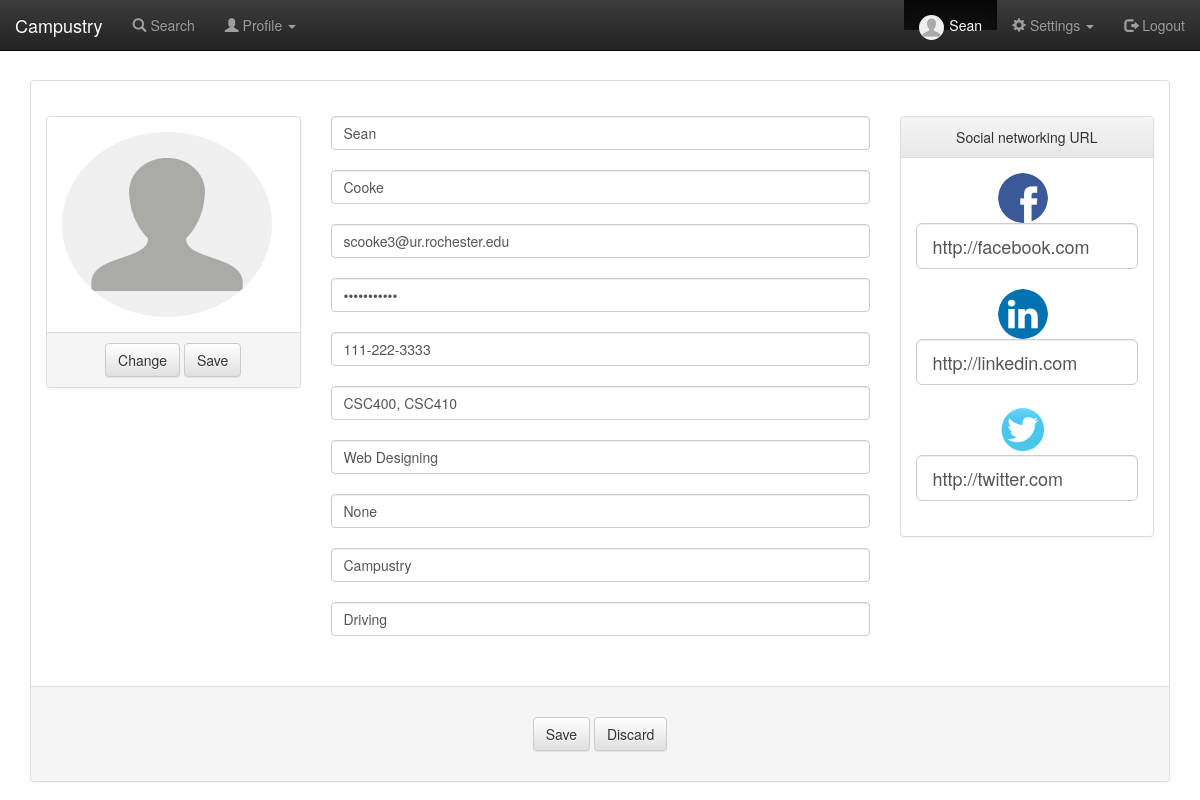
Screenshot of /editProfile.php (signed in) with the database file from the repository.
### tables this page shows
CREATE TABLE UsersProfile
(
	UserID int NOT NULL,
	Dept varchar(100),
	GradLevel varchar(100),
	Image varchar(100),
	Contact varchar(100),
	Course varchar(100),
	Skill varchar(100),
	Project varchar(100),
	Research varchar(100),
	Hobby varchar(100),
	FacebookUrl varchar(100),
	LinkedinUrl varchar(100),
	TwitterUrl varchar(100),
	Active boolean not null default 1,
	FOREIGN KEY (UserID) REFERENCES Users(UserID)
);

CREATE TABLE Users
(
	UserID int NOT NULL AUTO_INCREMENT,
	FirstName varchar(20) NOT NULL,
	LastName varchar(20),
	EMail varchar(255),
	PWD varchar(255),
	PRIMARY KEY (UserID)
);

### editProfile.php (the view, shortened to what this page needs)
<!DOCTYPE html>
<html lang="en">
<head>
	<link rel="stylesheet" href="https://maxcdn.bootstrapcdn.com/bootstrap/3.2.0/css/bootstrap.min.css">
	<link rel="stylesheet" href="https://maxcdn.bootstrapcdn.com/bootstrap/3.2.0/css/bootstrap-theme.min.css">
	<link rel="stylesheet" href="/css/typeahead.css">
</head>
<body background="images/bg7.jpg">
	<?php
	require 'includes/header.php';
	if(isset($_POST['save']))
	{
		require 'db_conn.php';
		if(! get_magic_quotes_gpc() )
		{
			$userid = addslashes ($_POST['userId']);
			$firstName = addslashes ($_POST['FirstName']);
			$lastName = addslashes ($_POST['LastName']);
			$email = addslashes ($_POST['EMail']);
			$password = addslashes ($_POST['PWD']);
			$image = addslashes ($_POST['Image']);
			$contact = addslashes ($_POST['Contact']);
			$course = addslashes ($_POST['Course']);
			$skill = addslashes ($_POST['Skill']);
			$research = addslashes ($_POST['Research']);
			$project = addslashes ($_POST['Project']);
			$hobby = addslashes ($_POST['Hobby']);
			$facebookurl = addslashes ($_POST['FacebookUrl']);
			$linkedinurl = addslashes ($_POST['LinkedinUrl']);
			$twitterurl = addslashes ($_POST['TwitterUrl']);
		}
		else
		{
			$userid = $_POST['userId'];
			$firstName = $_POST['FirstName'];
			$lastName = $_POST['LastName'];
			$email = $_POST['EMail'];
			$password = $_POST['PWD'];
			$image = $_POST['Image'];
			$contact = $_POST['Contact'];
			$course = $_POST['Course'];
			$skill = $_POST['Skill'];
			$research = $_POST['Research'];
			$project = $_POST['Project'];
			$hobby = $_POST['Hobby'];
			$facebookurl = $_POST['FacebookUrl'];
			$linkedinurl = $_POST['LinkedinUrl'];
			$twitterurl = $_POST['TwitterUrl'];
		}
		$userid = $_SESSION['userId'];
		$sql = "Update Users SET FirstName='$firstName', LastName='$lastName', EMail='$email', PWD='$password' WHERE UserID=$userid";
		$retval = mysql_query( $sql, $conn );
		if(! $retval )
		{
			die('Could not enter data: ' . mysql_error());
		}
		$sql = "Update UsersProfile SET Contact='$contact', Course='$course', Skill='$skill', Research='$research',
		Project='$project', Hobby='$hobby', FacebookUrl='$facebookurl', LinkedinUrl='$linkedinurl', TwitterUrl='$twitterurl' WHERE UserID=$userid";
		$retval = mysql_query( $sql, $conn );
		if(! $retval )
		{
			die('Could not enter data: ' . mysql_error());
		}
		mysql_close($conn);
		echo " <script> window.location = 'viewProfile.php?userId=$userid'</script> ";
	} else
	{
		require 'db_conn.php';
		$userid = $_SESSION['userId'];
		$sql = "Select u.FirstName, u.LastName, u.EMail, u.PWD, up.Image, up.Contact, up.Course, up.Skill, up.Research,
		up.Project, up.Hobby, up.FacebookUrl, up.LinkedinUrl, up.TwitterUrl
		from Users u, UsersProfile up WHERE u.UserID=$userid and u.UserID=up.UserID";
		$retval = mysql_query( $sql, $conn );
		while($row = mysql_fetch_array($retval, MYSQL_ASSOC))
		{
			$firstname = $row['FirstName'];
			$lastname = $row['LastName'];
			$email = $row['EMail'];
			$password = $row['PWD'];
			$image = $row['Image'];
			$contact = $row['Contact'];
			$course = $row['Course'];
			$skill = $row['Skill'];
			$research = $row['Research'];
			$project = $row['Project'];
			$hobby = $row['Hobby'];
			$facebookurl = $row['FacebookUrl'];
			$linkedinurl = $row['LinkedinUrl'];
			$twitterurl = $row['TwitterUrl'];
		}
		?>
		<br><br><br><br>
		<div class="container">
			<div class="panel panel-default">
				<div class="panel-body">
					<div class="row">
						<div class="col-sm-12">
							<div class="row">
								<div class="col-sm-3"><br>
									<div class="panel panel-default">
										<div class="panel-body">
											<img src="<?php echo $image; ?>" id="profilePic" class="img-circle" alt="Cinque Terre" width="210" height="185">
										</div>
										<div class="panel-footer" align="center">
											<button type="submit" name="changeAvatar" id="changeAvatar" class="btn btn-default">Change</button>
											<button type="submit" name="saveAvatar" id="saveAvatar" class="btn btn-default">Save</button>
										</div>
									</div>
								</div>
								<form method="POST">
									<div class="col-sm-6"><br>
										<div class="form-group">
											<input class="form-control inputdefault" id="FirstName" name="FirstName" type="text" placeholder = "Firstname" value = "<?php echo $firstname; ?>" required><br>
											<input class="form-control inputdefault" id="LastName" name="LastName" type="text" placeholder = "Lastname" value = "<?php echo $lastname; ?>" required><br>
											<input class="form-control inputdefault" id="EMail" name="EMail" type="text" placeholder = "Email" value = "<?php echo $email; ?>" required><br>
											<input class="form-control inputdefault" id="PWD" name="PWD" type="password" placeholder = "Password" value = "<?php echo $password; ?>" required><br>
											<input class="form-control inputdefault" id="Contact" name="Contact" type="text" placeholder = "Contact" value = "<?php echo $contact; ?>"><br>
											<input class="form-control inputdefault" id="Course" name="Course" type="text" placeholder = "Courses" value = "<?php echo $course; ?>"><br>
											<input class="form-control inputdefault" id="Skill" name="Skill" type="text" placeholder = "Skills" value = "<?php echo $skill; ?>"><br>
											<input class="form-control inputdefault" id="Research" name="Research" type="text" placeholder = "Research" value = "<?php echo $research; ?>"><br>
											<input class="form-control inputdefault" id="Project" name="Project" type="text" placeholder = "Project" value = "<?php echo $project; ?>"><br>
											<input class="form-control inputdefault" id="Hobby" name="Hobby" type="text" placeholder = "Hobby" value = "<?php echo $hobby; ?>"><br>
										</div>
									</div>
									<div class="col-sm-3"><br>
										<div class="panel panel-default">
											<div class="panel-heading" align="center">Social networking URL</div>
											<div class="panel-body" align="center">
												<a href="http://facebook.com"><img src="images/facebook.png" class="img-circle" alt="Cinque Terre" width="50" height="50" ></a>&nbsp;&nbsp;
												<input class="form-control input-lg" id="FacebookUrl" name="FacebookUrl" type="text" placeholder = "Facebook" value="<?php echo $facebookurl; ?>"><br>
												<a href="http://linkedin.com"><img src="images/linkedin.png" class="img-circle" alt="Cinque Terre" width="50" height="50"></a>&nbsp;&nbsp;
												<input class="form-control input-lg" id="LinkedinUrl" name="LinkedinUrl" type="text" placeholder = "Linkedin" value="<?php echo $linkedinurl; ?>"><br>
												<a href="http://twitter.com"><img src="images/twitter.png" class="img-circle" alt="Cinque Terre" width="50" height="50"></a>&nbsp;&nbsp;
												<input class="form-control input-lg" id="TwitterUrl" name="TwitterUrl" type="text" placeholder = "Twitter" value="<?php echo $twitterurl; ?>"><br>
											</div>
										</div>
									</div>
								</div>
							</div>
						</div>
					</div>
					<div class="panel-footer">
						<ul class="pager">
							<button type="submit" name="save" class="btn btn-default">Save</button>
							<button type="submit" name="Discard" class="btn btn-default">Discard</button>
						</ul>
					</div>
			</div>
		</div>
		<?php } ?>
	</body>
	</html>

### rows the page displays
usersprofile: Image (placeholder picture), FirstName "Sean", LastName "Cooke", EMail "scooke3@ur.rochester.edu", Contact "111-222-3333", Course "CSC400, CSC410", Skill "Web Designing", Research "None", Project "Campustry", Hobby "Driving", FacebookUrl "http://facebook.com", LinkedinUrl "http://linkedin.com", TwitterUrl "http://twitter.com"

### other values shown
$_SESSION['userName'] "Sean"
